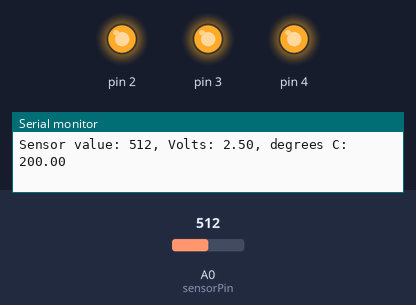
A sketch run on a simulated Arduino Uno, built with avr-gcc and run on an emulated ATmega328P. On the bench: output pins drawn as LEDs (lit = HIGH), the last lines printed to the serial monitor. Inputs (shaded band) come from the test bench; at power-on: A0 (sensorPin) = 512.

Above: at 1.2 s.
1.3 s: A0 (sensorPin) set to 169
4.3 s: A0 (sensorPin) set to 161
At 5.1 s:
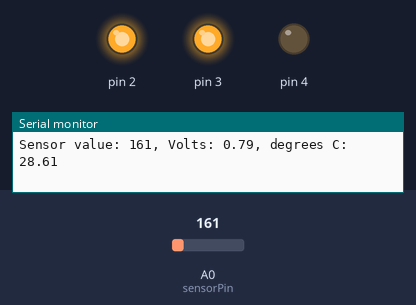
5.8 s: A0 (sensorPin) set to 122
At 7.0 s:
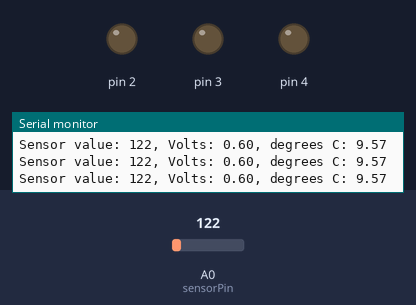
7.3 s: A0 (sensorPin) set to 306
At 8.6 s:
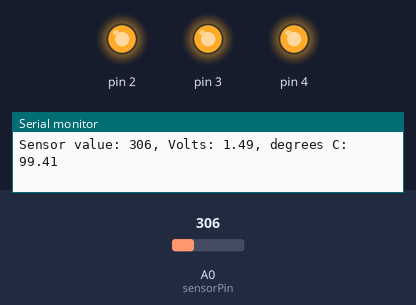
8.9 s: A0 (sensorPin) set to 0
At 9.5 s:
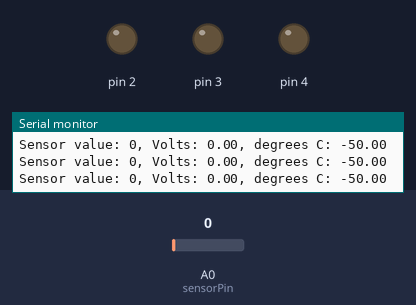
Timing chart, 0 to 11.4 s (numbered marks = the images above; inputs shaded):
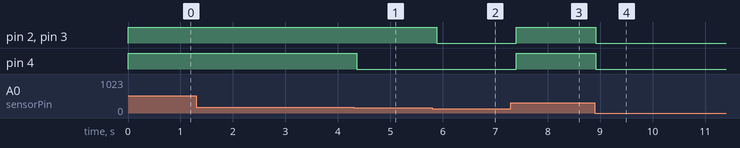

The sketch:

thermometer_led.ino
```cpp
const int sensorPin = A0;
const float basistemp = 23.0;

void setup() {
  // put your setup code here, to run once:
  Serial.begin(9600);
  pinMode (2, OUTPUT);
  pinMode (3, OUTPUT);
  pinMode (4, OUTPUT);

}

void loop() {
  // put your main code here, to run repeatedly:
  int sensorVal = analogRead(sensorPin);
  Serial.print ("Sensor value: ");
  Serial.print (sensorVal);
  float voltage = (sensorVal/1024.0)*5.0;
  Serial.print (", Volts: ");
  Serial.print (voltage);
  Serial.print (", degrees C: ");
  float temperature = (voltage - .5)*100;
  Serial.println (temperature);
  //delay(2000);
  if (temperature < basistemp) {
      digitalWrite (2, LOW);
      digitalWrite (3, LOW);
      digitalWrite (4, LOW);
  }

  else if (temperature >= basistemp + 1 && temperature < basistemp + 4){
      digitalWrite (2, HIGH);
      digitalWrite (3, LOW);
      digitalWrite (4, LOW);
  }

  else if (temperature >= basistemp + 4 && temperature < basistemp + 6) {
      digitalWrite (2, HIGH);
      digitalWrite (3, HIGH);
      digitalWrite (4, LOW);
  }

  else if (temperature > basistemp + 6) {
      digitalWrite (2, HIGH);
      digitalWrite (3, HIGH);
      digitalWrite (4, HIGH);
  }
  delay(100);
}
```

Measured:
- the behaviour switches between 162 and 161 on A0 (sensorPin) (found by bisection; images 0 and 1)
- after the input at 4.3 s, pin 4: HIGH → LOW after 0.06 s
- after the input at 5.8 s, pin 2, pin 3: HIGH → LOW after 0.08 s
- after the input at 7.3 s, pin 2–4: LOW → HIGH after 0.10 s
- after the input at 8.9 s, pin 2–4: HIGH → LOW at once
